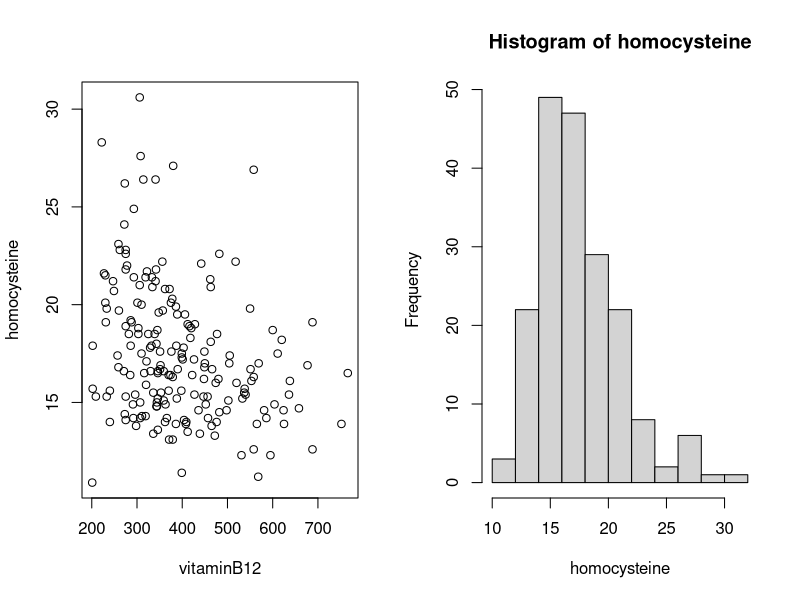
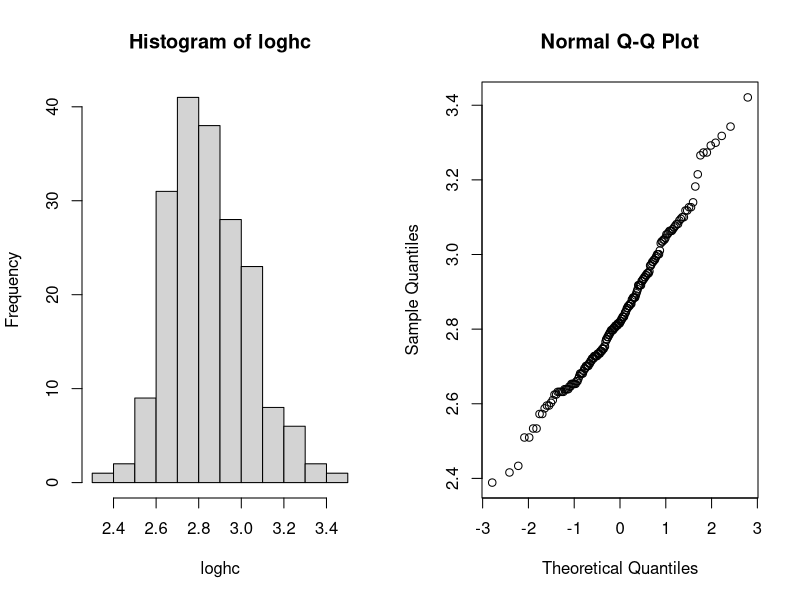
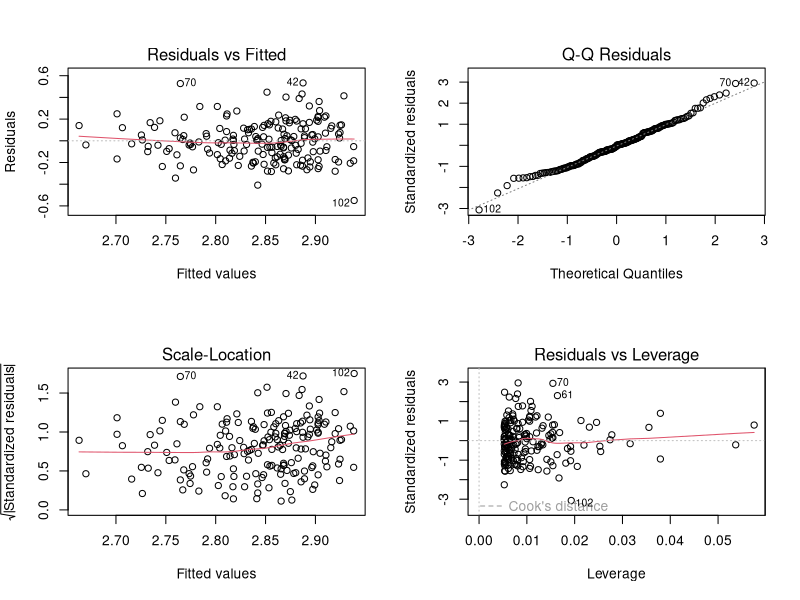
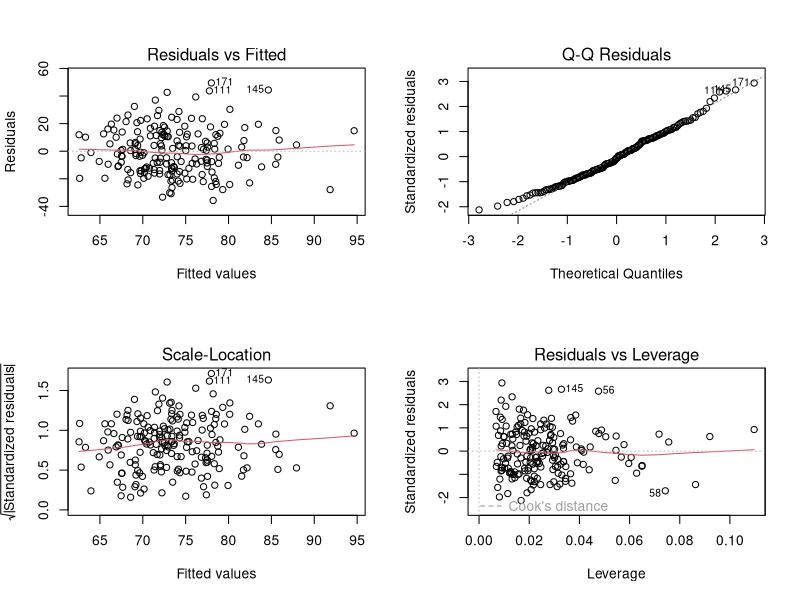

Reproduce these figures in R, in order.
## ------------------------------------------------------------------------
babydata <- read.csv("R_data_January2015.csv",header=T,row.names=1)
attach(babydata)

## ----out.width="3.2in"---------------------------------------------------
par(mfrow=c(1,2))
plot(vitaminB12, homocysteine)
hist(homocysteine)

## ----out.width="3.2in"---------------------------------------------------
loghc <- log(homocysteine)
par(mfrow=c(1,2))
hist(loghc)
set.seed(1234)
qqnorm(loghc)

## ----out.width="3.2in"---------------------------------------------------
lmbh <- lm(loghc ~ vitaminB12)
par(mfrow=c(2,2))
plot(lmbh)

## ------------------------------------------------------------------------
summary(lmbh)
lmbh

## ------------------------------------------------------------------------
p650 <- predict(lmbh, newdata=data.frame(vitaminB12=650))
## or 
3.04 - 0.0005*650 
p650
exp(p650)
range(homocysteine)

## ----out.width="3.2in"---------------------------------------------------
mlr <- lm(SAM ~ vitaminB12 + cholesterol + homocysteine +
                folicacid_erys)
par(mfrow=c(2,2))
plot(mlr)

## ------------------------------------------------------------------------
summary(mlr)
mlr

## ------------------------------------------------------------------------
predict(mlr, newdata=data.frame(vitaminB12=650, 
                                cholesterol=17,
                                homocysteine=16, 
                                folicacid_erys=1340))

